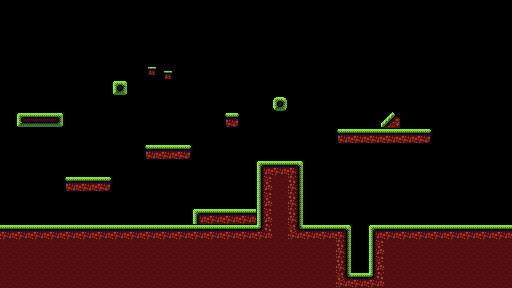

This is a level from a 2D game, rendered from its Tiled map with the project's own tilesets. A one-line summary and the map file follow, with tile-layer data summarised:
An orthogonal 32x18 tile map with 16x16 px tiles, 1 tile layer (Tiles) and 14 objects.

<map version="1.4" tiledversion="1.4.3" orientation="orthogonal" renderorder="right-down" width="32" height="18" tilewidth="16" tileheight="16" infinite="0" nextlayerid="7" nextobjectid="62">
 <tileset firstgid="1" name="Tilemap" tilewidth="16" tileheight="16" spacing="1" tilecount="91" columns="13">
  <image source="Tilemap.png" width="220" height="118" />
 </tileset>
 <layer id="1" name="Tiles" width="32" height="18">
  <data>[576 cells, 163 non-empty, 23 distinct tile ids]</data>
 </layer>
 <objectgroup id="6" name="Collisions">
  <object id="48" x="16" y="112" width="48" height="16" />
  <object id="49" x="112" y="80" width="16" height="16" />
  <object id="50" x="144" y="144" width="48" height="16" />
  <object id="51" x="224" y="112" width="16" height="16" />
  <object id="52" x="336" y="128" width="96" height="16" />
  <object id="53" x="64" y="176" width="48" height="16" />
  <object id="54" x="0" y="224" width="352" height="64" />
  <object id="55" x="352" y="272" width="16" height="16" />
  <object id="56" x="368" y="224" width="144" height="64" />
  <object id="57" x="256" y="160" width="48" height="64" />
  <object id="58" x="192" y="208" width="64" height="16" />
  <object id="59" x="147" y="66" width="10" height="10" />
  <object id="60" x="163" y="70" width="10" height="10" />
  <object id="61" x="381" y="128">
   <polygon points="0,0 0,-5 11,-16 19,-8 19,0" />
  </object>
 </objectgroup>
</map>